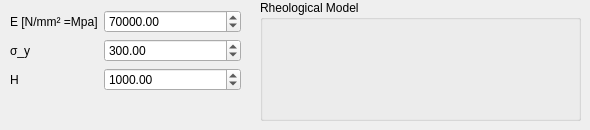
           <widget class="QWidget" name="ELASTIC_PLASTIC_KIN_3">
            <attribute name="title">
             <string>Elastik Plastik kin</string>
            </attribute>
            <widget class="QWidget" name="horizontalLayoutWidget_7">
             <property name="geometry">
              <rect>
               <x>260</x>
               <y>0</y>
               <width>321</width>
               <height>121</height>
              </rect>
             </property>
             <layout class="QHBoxLayout" name="horizontalLayout_8">
              <item>
               <widget class="QGroupBox" name="RHEO_BOX_ELASTIC_PLASTIC_KIN">
                <property name="font">
                 <font>
                  <family>Arial</family>
                 </font>
                </property>
                <property name="title">
                 <string>Rheological Model</string>
                </property>
                <widget class="QLabel" name="RHEO_ELASTIC_PLASTIC_KIN">
                 <property name="geometry">
                  <rect>
                   <x>10</x>
                   <y>20</y>
                   <width>301</width>
                   <height>91</height>
                  </rect>
                 </property>
                 <property name="font">
                  <font>
                   <family>Arial</family>
                  </font>
                 </property>
                 <property name="text">
                  <string/>
                 </property>
                 <property name="pixmap">
                  <pixmap>PIC/RheoMods_epl_kin.png</pixmap>
                 </property>
                 <property name="scaledContents">
                  <bool>true</bool>
                 </property>
                </widget>
               </widget>
              </item>
             </layout>
            </widget>
            <widget class="QWidget" name="formLayoutWidget_14">
             <property name="geometry">
              <rect>
               <x>10</x>
               <y>10</y>
               <width>231</width>
               <height>99</height>
              </rect>
             </property>
             <layout class="QFormLayout" name="formLayout_14">
              <item row="0" column="0">
               <widget class="QLabel" name="LABEL_VAL_E_ELASTIC_PLASTIC_KIN">
                <property name="font">
                 <font>
                  <family>Arial</family>
                 </font>
                </property>
                <property name="text">
                 <string>E [N/mm² =Mpa]</string>
                </property>
               </widget>
              </item>
              <item row="1" column="0">
               <widget class="QLabel" name="LABEL_VAL_SIGMA_Y_KIN">
                <property name="font">
                 <font>
                  <family>Arial</family>
                 </font>
                </property>
                <property name="text">
                 <string>σ_y</string>
                </property>
               </widget>
              </item>
              <item row="2" column="0">
               <widget class="QLabel" name="LABEL_VAL_K_ELASTIC_PLASTIC_KIN">
                <property name="font">
                 <font>
                  <family>Arial</family>
                 </font>
                </property>
                <property name="text">
                 <string>H</string>
                </property>
               </widget>
              </item>
              <item row="0" column="1">
               <widget class="QDoubleSpinBox" name="VAL_E_ELASTIC_PLASTIC_KIN">
                <property name="font">
                 <font>
                  <family>Arial</family>
                 </font>
                </property>
                <property name="decimals">
                 <number>2</number>
                </property>
                <property name="maximum">
                 <double>80000.000000000000000</double>
                </property>
                <property name="value">
                 <double>70000.000000000000000</double>
                </property>
               </widget>
              </item>
              <item row="1" column="1">
               <widget class="QDoubleSpinBox" name="VAL_SIGMA_Y_ELASTIC_PLASTIC_KIN">
                <property name="font">
                 <font>
                  <family>Arial</family>
                 </font>
                </property>
                <property name="decimals">
                 <number>2</number>
                </property>
                <property name="maximum">
                 <double>8000.000000000000000</double>
                </property>
                <property name="value">
                 <double>300.000000000000000</double>
                </property>
               </widget>
              </item>
              <item row="2" column="1">
               <widget class="QDoubleSpinBox" name="VAL_H_ELASTIC_PLASTIC_KIN">
                <property name="font">
                 <font>
                  <family>Arial</family>
                 </font>
                </property>
                <property name="decimals">
                 <number>2</number>
                </property>
                <property name="maximum">
                 <double>8000.000000000000000</double>
                </property>
                <property name="value">
                 <double>1000.000000000000000</double>
                </property>
               </widget>
              </item>
             </layout>
            </widget>
           </widget>
